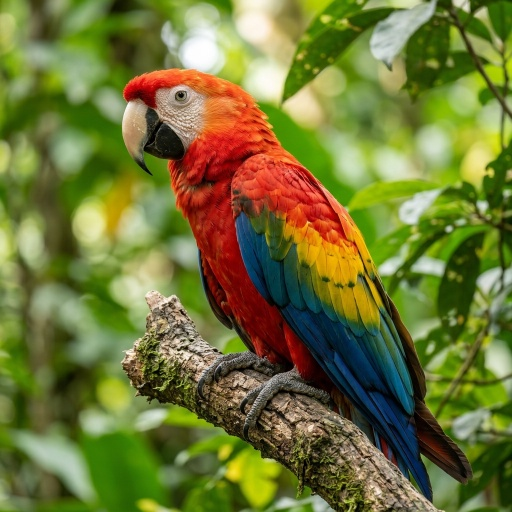
#> input picture DIP/image.jpg, 512 x 512 px
$ python image_negative.py
#> lines starting #> are read from the running program, lines starting #| are printed output that depends on the picture
# Question 8: Image Negative
import cv2
import matplotlib.pyplot as plt

img = cv2.imread('image.jpg', 0)
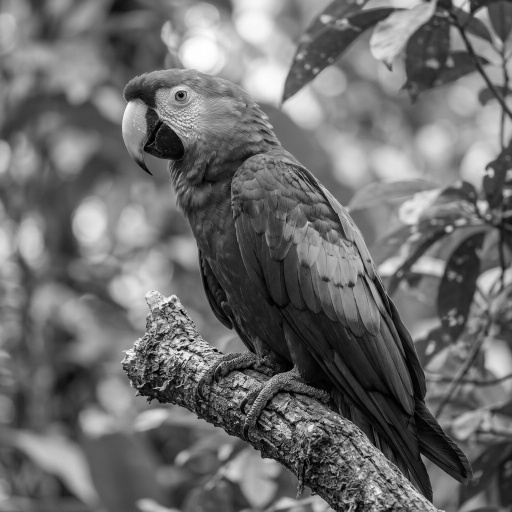
#> img: shape (512, 512); min 0, max 255, mean 109.1
negative = 255 - img
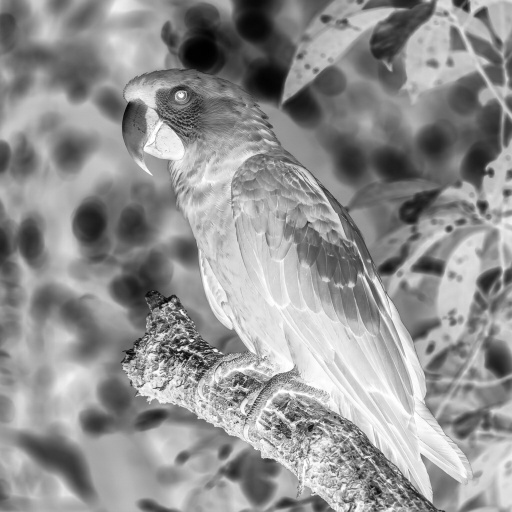
#> negative: shape (512, 512); min 0, max 255, mean 145.9

plt.subplot(1, 2, 1)
plt.imshow(img, cmap='gray')
plt.title('Original')
plt.axis('off')

plt.subplot(1, 2, 2)
plt.imshow(negative, cmap='gray')
plt.title('Negative')
plt.axis('off')

plt.show()
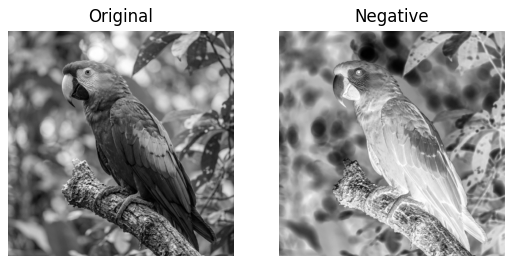
#> figure drawn by matplotlib, 2 panels

# Output: Original and negative images

$ run again, with DIP/reference.jpg copied over DIP/image.jpg
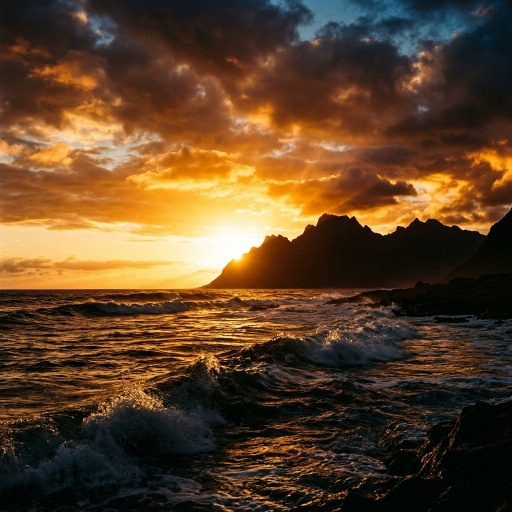
#> input picture DIP/reference.jpg, 512 x 512 px
#> `negative = 255 - img`:
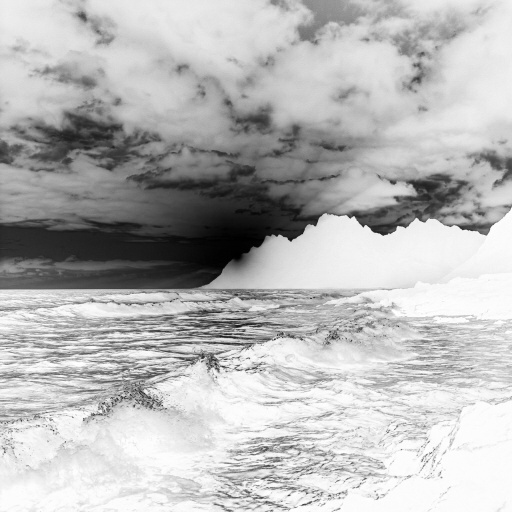
#> negative: shape (512, 512); min 0, max 255, mean 183.9
#> `plt.show()`:
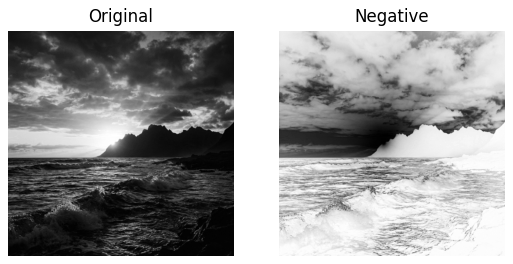
#> figure drawn by matplotlib, 2 panels
